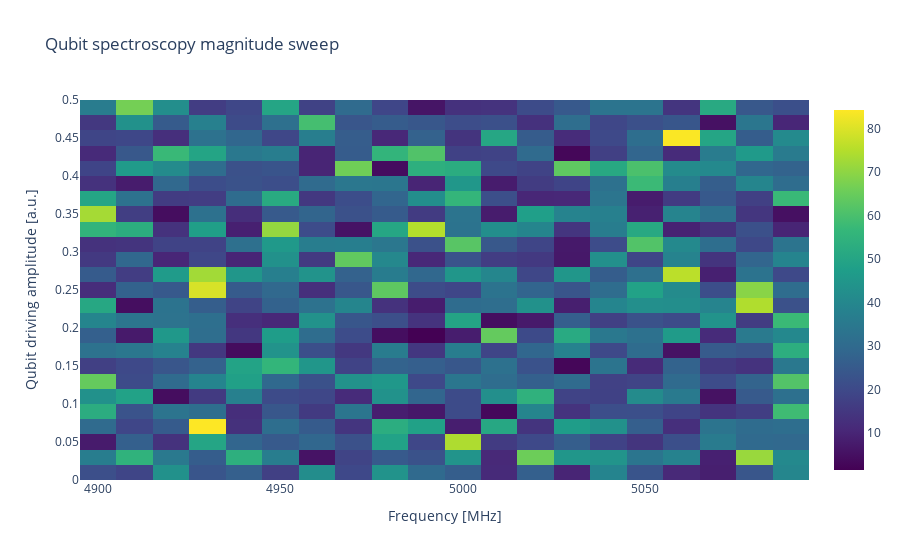
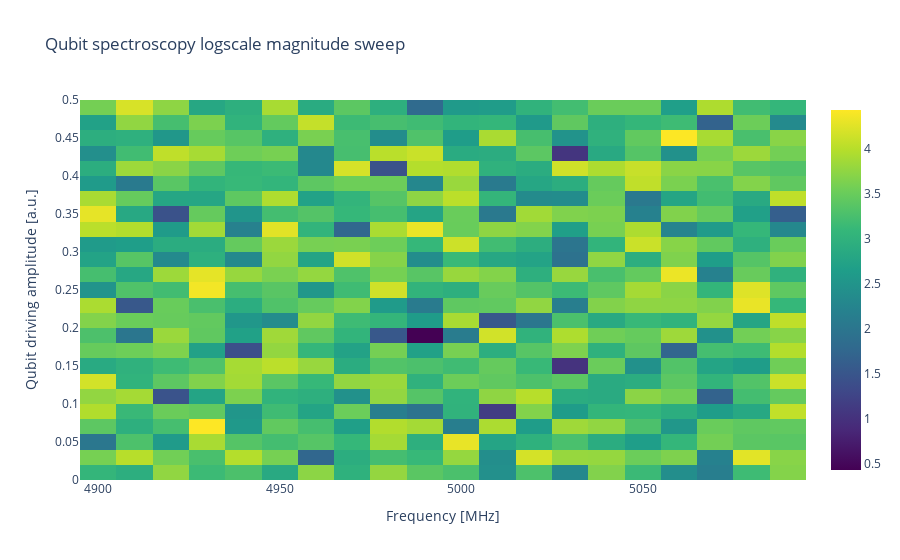
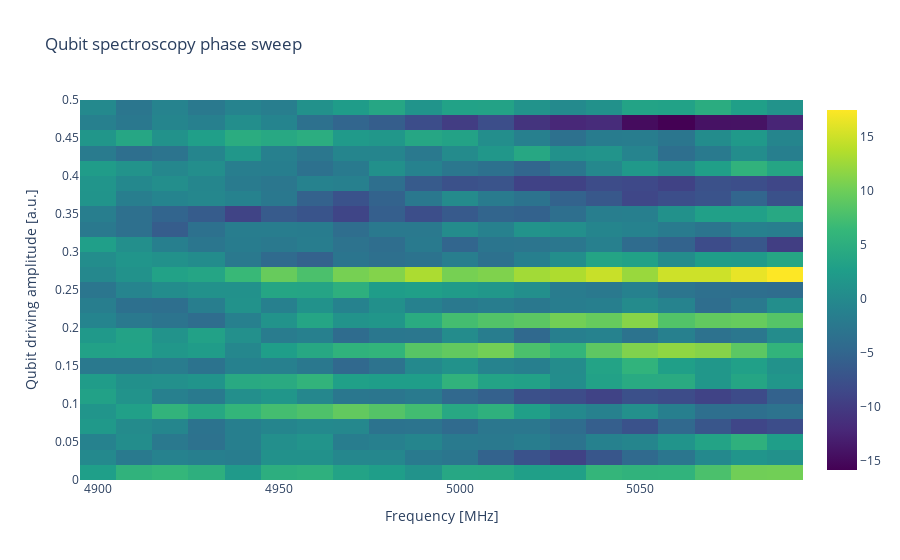

These figures' notebook cell, in order:
### Markdown cell above
## Part 2: Amplitude-Frequency 2D Spectroscopy

Next, we perform a 2D sweep of both amplitude and frequency to study power broadening
and find the optimal drive amplitude for coherent control.

### Code cell
# 2D Amplitude-Frequency Spectroscopy
exp_2d = QubitSpectroscopyAmplitudeFrequency(
    dut_qubit=qubit,
    start=4900.0,
    stop=5100.0,
    step=10.0,
    qubit_amp_start=0.01,
    qubit_amp_stop=0.5,
    qubit_amp_step=0.02,
    num_avs=500
)

print(f"2D Spectroscopy completed. Data shape: {exp_2d.result['Magnitude'].shape}")

### Figure 1 — Plotly figure (JSON) as saved in the notebook; plotly's stock layout.template omitted (floating-point values rounded to 4 significant figures; data arrays with more than 128 entries replaced by an {"elided": "..."} marker saying what was removed)
{"data": [{"colorscale": [[0, "#440154"], [0.1111, "#482878"], [0.2222, "#3e4989"], [0.3333, "#31688e"], [0.4444, "#26828e"], [0.5556, "#1f9e89"], [0.6667, "#35b779"], [0.7778, "#6ece58"], [0.8889, "#b5de2b"], [1, "#fde725"]], "type": "heatmap", "x": [4900.0, 4910.0, 4920.0, 4930.0, 4940.0, 4950.0, 4960.0, 4970.0, 4980.0, 4990.0, 5000.0, 5010.0, 5020.0, 5030.0, 5040.0, 5050.0, 5060.0, 5070.0, 5080.0, 5090.0], "y": [0.01, 0.03, 0.05, 0.07, 0.09, 0.11, 0.13, 0.15, 0.17, 0.19, 0.21, 0.23, 0.25, 0.27, 0.29, 0.31, 0.33, 0.35, 0.37, 0.39, 0.41, 0.43, 0.45, 0.47, 0.49], "z": {"elided": "25x20 float values"}}], "layout": {"title": {"text": "Qubit spectroscopy magnitude sweep"}, "xaxis": {"title": {"text": "Frequency [MHz]"}}, "yaxis": {"title": {"text": "Qubit driving amplitude [a.u.]"}}}}

### Figure 2 — Plotly figure (JSON) as saved in the notebook; plotly's stock layout.template omitted (floating-point values rounded to 4 significant figures; data arrays with more than 128 entries replaced by an {"elided": "..."} marker saying what was removed)
{"data": [{"colorscale": [[0, "#440154"], [0.1111, "#482878"], [0.2222, "#3e4989"], [0.3333, "#31688e"], [0.4444, "#26828e"], [0.5556, "#1f9e89"], [0.6667, "#35b779"], [0.7778, "#6ece58"], [0.8889, "#b5de2b"], [1, "#fde725"]], "type": "heatmap", "x": [4900.0, 4910.0, 4920.0, 4930.0, 4940.0, 4950.0, 4960.0, 4970.0, 4980.0, 4990.0, 5000.0, 5010.0, 5020.0, 5030.0, 5040.0, 5050.0, 5060.0, 5070.0, 5080.0, 5090.0], "y": [0.01, 0.03, 0.05, 0.07, 0.09, 0.11, 0.13, 0.15, 0.17, 0.19, 0.21, 0.23, 0.25, 0.27, 0.29, 0.31, 0.33, 0.35, 0.37, 0.39, 0.41, 0.43, 0.45, 0.47, 0.49], "z": {"elided": "25x20 float values"}}], "layout": {"title": {"text": "Qubit spectroscopy logscale magnitude sweep"}, "xaxis": {"title": {"text": "Frequency [MHz]"}}, "yaxis": {"title": {"text": "Qubit driving amplitude [a.u.]"}}}}

### Figure 3 — Plotly figure (JSON) as saved in the notebook; plotly's stock layout.template omitted (floating-point values rounded to 4 significant figures; data arrays with more than 128 entries replaced by an {"elided": "..."} marker saying what was removed)
{"data": [{"colorscale": [[0, "#440154"], [0.1111, "#482878"], [0.2222, "#3e4989"], [0.3333, "#31688e"], [0.4444, "#26828e"], [0.5556, "#1f9e89"], [0.6667, "#35b779"], [0.7778, "#6ece58"], [0.8889, "#b5de2b"], [1, "#fde725"]], "type": "heatmap", "x": [4900.0, 4910.0, 4920.0, 4930.0, 4940.0, 4950.0, 4960.0, 4970.0, 4980.0, 4990.0, 5000.0, 5010.0, 5020.0, 5030.0, 5040.0, 5050.0, 5060.0, 5070.0, 5080.0, 5090.0], "y": [0.01, 0.03, 0.05, 0.07, 0.09, 0.11, 0.13, 0.15, 0.17, 0.19, 0.21, 0.23, 0.25, 0.27, 0.29, 0.31, 0.33, 0.35, 0.37, 0.39, 0.41, 0.43, 0.45, 0.47, 0.49], "z": {"elided": "25x20 float values"}}], "layout": {"title": {"text": "Qubit spectroscopy phase sweep"}, "xaxis": {"title": {"text": "Frequency [MHz]"}}, "yaxis": {"title": {"text": "Qubit driving amplitude [a.u.]"}}}}
